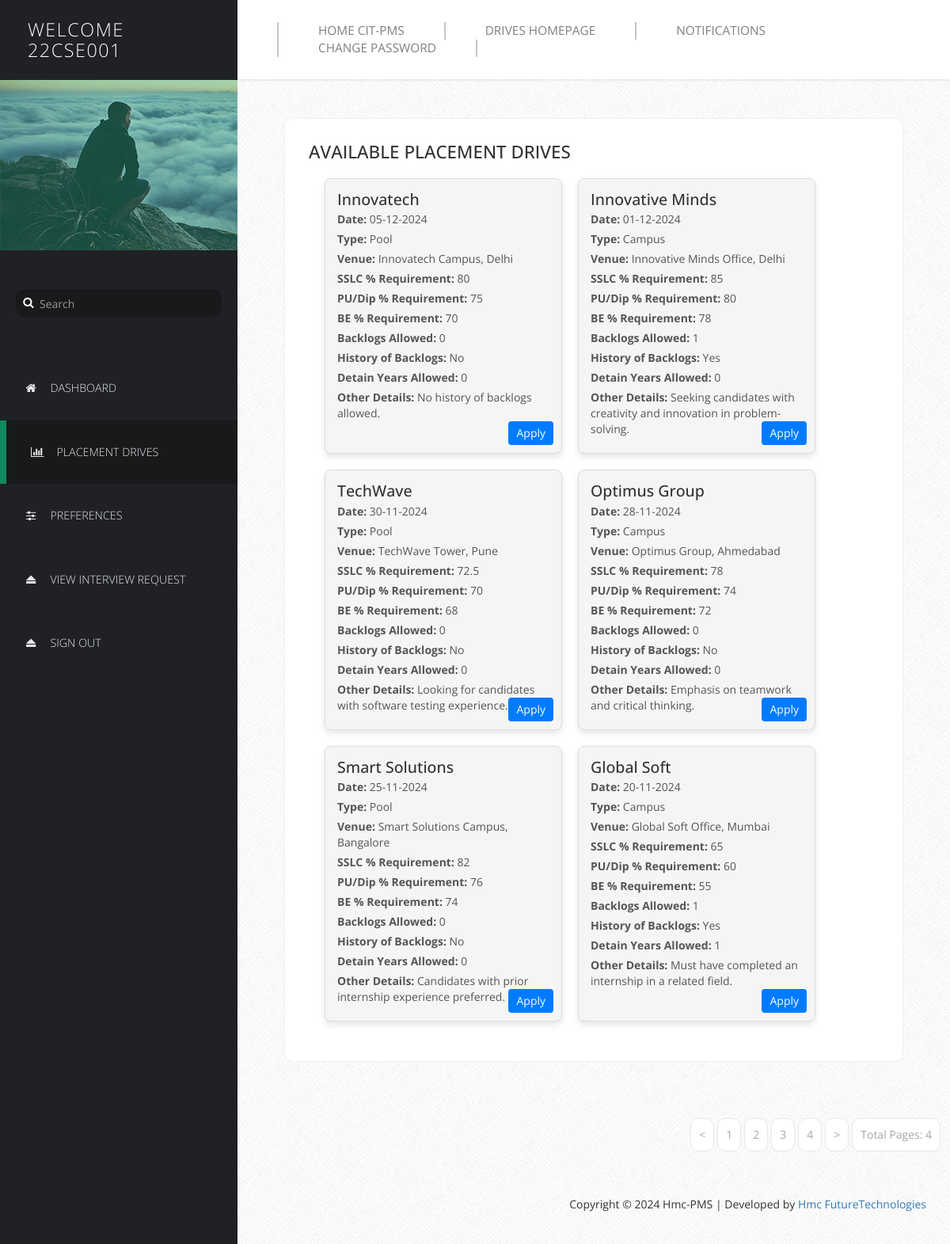
Screenshot of /Profilers/SProfile/placement_drives.php?page=3 (signed in) with the database file from the repository.
### tables this page shows
CREATE TABLE IF NOT EXISTS `addpdrive` (
  `CompanyName` varchar(255) NOT NULL,
  `Date` date NOT NULL,
  `C/P` tinyint(1) NOT NULL DEFAULT '0',
  `PVenue` varchar(255) NOT NULL,
  `SSLC` float NOT NULL,
  `PU/Dip` float NOT NULL,
  `BE` float NOT NULL,
  `Backlogs` int(11) NOT NULL,
  `HofBacklogs` tinyint(1) NOT NULL,
  `DetainYears` int(11) NOT NULL,
  `ODetails` text,
  PRIMARY KEY (`CompanyName`,`Date`)
);

### Profilers/SProfile/placement_drives.php (the view, shortened to what this page needs)
<?php
$servername = "localhost";
$username = "harsh";
$password = "harsh2005";
$dbname = "placement";
$conn = new mysqli($servername, $username, $password, $dbname);
$num_rec_per_page = 6;
$page = isset($_GET['page']) ? (int) $_GET['page'] : 1;
$start_from = ($page - 1) * $num_rec_per_page;
$sql = "SELECT * FROM addpdrive ORDER BY Date DESC LIMIT $start_from, $num_rec_per_page";
$result = $conn->query($sql);
$stmt = $conn->prepare("SELECT COUNT(*) FROM addpdrive");
$stmt->execute();
$total_records = $stmt->get_result()->fetch_row()[0];
$total_pages = ceil($total_records / $num_rec_per_page);
?>
<!DOCTYPE html>
<html lang="en">
<head>
    <link href="css/font-awesome.min.css" rel="stylesheet">
    <link href="css/bootstrap.min.css" rel="stylesheet">
    <link href="css/templatemo-style.css" rel="stylesheet">
</head>
<body>
    <div class="templatemo-flex-row">
        <div class="templatemo-sidebar">
            <header class="templatemo-site-header">
                <?php
                $Welcome = "Welcome";
                echo "<h1>" . $Welcome . "<br>" . $_SESSION['username'] . "</h1>";
                ?>
            </header>
            <div class="profile-photo-container">
                <img src="images/profile-photo.jpg" alt="Profile Photo" class="img-responsive">
                <div class="profile-photo-overlay"></div>
            </div>
            <form class="templatemo-search-form" role="search">
                <div class="input-group">
                    <button type="submit" class="fa fa-search"></button>
                    <input type="text" class="form-control" placeholder="Search" name="srch-term" id="srch-term">
                </div>
            </form>
            <nav class="templatemo-left-nav">
                <ul>
                    <li>
                        <a href="login.php" ><i class="fa fa-home fa-fw"></i>Dashboard</a>
                    </li>
                    <li>
                        <a href="placement_drives.php" class="active"><i class="fa fa-bar-chart fa-fw"></i>Placement Drives</a>
                    </li>
                    <li>
                        <a href="preferences.php"><i class="fa fa-sliders fa-fw"></i>Preferences</a>
                    </li>
                    <li>
              <a href="viewintr.php"><i class="fa fa-eject fa-fw"></i>View Interview Request</a>
            </li>
                    <li>
                        <a href="logout.php"><i class="fa fa-eject fa-fw"></i>Sign Out</a>
                    </li>
                </ul>
            </nav>
        </div>
        <div class="templatemo-content col-1 light-gray-bg">
            <div class="templatemo-top-nav-container">
                <div class="row">
                    <nav class="templatemo-top-nav col-lg-12 col-md-12">
                        <ul class="text-uppercase">
                            <li>
                                <a href="../../Homepage/index.php">Home CIT-PMS</a>
                            </li>
                            <li>
                                <a href="../../Drives/index.php">Drives Homepage</a>
                            </li>
                            <li>
                                <a href="Notif.php">Notifications</a>
                            </li>
                            <li>
                                <a href="Change Password.php">Change Password</a>
                            </li>
                        </ul>
                    </nav>
                </div>
            </div>
            <div class="templatemo-content-container">
                <div class="templatemo-content-widget white-bg">
                    <header>
                        <h2 class="text-uppercase">Available Placement Drives</h2>
                    </header>
                    <div class="drive-container">
                        <?php
                       if ($result->num_rows > 0) {
                        while ($row = $result->fetch_assoc()) {
                            echo '<div class="drive-card">';
                            echo '<h3>' . htmlspecialchars($row['CompanyName']) . '</h3>';
                            $date = new DateTime($row['Date']);
                            echo '<p><strong>Date:</strong> ' . htmlspecialchars($date->format('d-m-Y')) . '</p>';
                            echo '<p><strong>Type:</strong> ' . ($row['C/P'] ? "Campus" : "Pool") . '</p>';
                            echo '<p><strong>Venue:</strong> ' . htmlspecialchars($row['PVenue']) . '</p>';
                            echo '<p><strong>SSLC % Requirement:</strong> ' . htmlspecialchars($row['SSLC']) . '</p>';
                            echo '<p><strong>PU/Dip % Requirement:</strong> ' . htmlspecialchars($row['PU/Dip']) . '</p>';
                            echo '<p><strong>BE % Requirement:</strong> ' . htmlspecialchars($row['BE']) . '</p>';
                            echo '<p><strong>Backlogs Allowed:</strong> ' . htmlspecialchars($row['Backlogs']) . '</p>';
                            echo '<p><strong>History of Backlogs:</strong> ' . ($row['HofBacklogs'] ? "Yes" : "No") . '</p>';
                            echo '<p><strong>Detain Years Allowed:</strong> ' . htmlspecialchars($row['DetainYears']) . '</p>';
                            if (!empty($row['ODetails'])) {
                                echo '<p><strong>Other Details:</strong> ' . htmlspecialchars($row['ODetails']) . '</p>';
                            }
                            echo '<a href="apply.php?company=' . urlencode($row['CompanyName']) . '&date=' . urlencode($row['Date']) . '" class="apply-btn">Apply</a>';
                            echo '</div>';
                        }
                    } else {
                        echo "<p>No drives available at the moment.</p>";
                    }
                        ?>
                    </div>
                </div>
            </div>
            <div class="pagination-wrap">
                <ul class="pagination">
                    <?php if ($page > 1): ?>
                        <li><a href='placement_drives.php?page=<?php echo $page - 1; ?>'>&lt;</a></li>
                    <?php endif; ?>
                    <?php for ($i = 1; $i <= $total_pages; $i++): ?>
                        <li>
                            <a href='placement_drives.php?page=<?php echo $i; ?>' <?php if ($i == $page)
                                   echo "class='active'"; ?>><?php echo $i; ?></a>
                        </li>
                    <?php endfor; ?>
                    <?php if ($page < $total_pages): ?>
                        <li><a href='placement_drives.php?page=<?php echo $page + 1; ?>'>&gt;</a></li>
                    <?php endif; ?>
                    <li><a>Total Pages: <?php echo $total_pages; ?></a></li>
                </ul>
            </div>
            <footer class="text-right">
                <footer class="text-right">
                    <p>Copyright &copy; 2024 Hmc-PMS | Developed by
                        <a href="#" target="_parent">Hmc FutureTechnologies</a>
                    </p>
                </footer>
        </div>
    </div>
</body>
</html>

### Profilers/SProfile/css/templatemo-style.css (style rules this page uses)
* { font-family: 'Open Sans', sans-serif; }
body { font-size: 13px; }
body, .templatemo-left-nav { background: #1f2124; }
h1, h2, h3 { margin: 0; }
h2 { font-size: 1.6em; }
h3 { color: #7f7f7f; font-size: 1.4em; }
ul { list-style-type: none; margin: 0; padding: 0; }
nav li { font-size: 1.1em; list-style: none; text-transform: uppercase; }
.white-bg { background-color: white; }
.light-gray-bg { font-family:"Trebuchet MS", "Myriad Pro", Arial, sans-serif; font-size:14px; background:#f4f4f4 url(../images/bg.png) repeat top left; color:#333; overflow-y:scroll; }
footer { padding: 15px; }
.templatemo-sidebar { width: 300px; }
.templatemo-site-header { margin: 25px 30px; }
.templatemo-site-header h1 { color: white; display: inline-block; font-size: 1.8em; font-weight: 300; letter-spacing: 1.5px; margin: 0 5px; text-transform: uppercase; vertical-align: middle; }
.profile-photo-container { position: relative; }
.profile-photo-overlay { background-color: rgba(4, 152, 114, 0.35); position: absolute; top: 0; left: 0; width: 100%; height: 100%; transition: all 0.3s ease; }
.templatemo-search-form { font-size: 1.1em; margin: 50px 20px; }
.templatemo-search-form .input-group { width: 100%; }
.templatemo-search-form .input-group .form-control { background-color: #18191b; border: none; border-radius: 10px; color: #DDD; padding-left: 30px; }
.templatemo-search-form .input-group { position: relative; }
.fa-search { height:32px; width:32px; border: none; cursor: pointer; color:white; background:transparent; position:absolute; top: 0; left: 0; z-index: 100; }
.templatemo-left-nav li { font-weight: 300; }
.templatemo-left-nav a.active, .templatemo-left-nav a:hover { background: #18191b; border-left: 8px solid #13895F; }
.templatemo-left-nav a { color: #e9e9ea; display: block; padding: 30px; transition: all 0.3s ease; }
.templatemo-left-nav .fa { margin-right: 15px; }
.templatemo-top-nav-container { background-color: white; padding: 28px 50px; box-shadow: 0px 0px 2px 2px rgba(161, 159, 159, 0.18); }
.templatemo-top-nav li { float: left; list-style: none; }
.templatemo-top-nav a { color: #7f7f7f; display: block; padding: 0 50px; border-left: 2px solid #c5c5c5; }
.templatemo-top-nav li:last-child a { border-right: 2px solid #c5c5c5; }
.templatemo-content { margin-top: 0px; min-height: 600px; padding: 0; overflow-x: hidden; }
.templatemo-content-container { padding: 40px 50px; }
.templatemo-flex-row { display: -webkit-flex; display: -ms-flexbox; display: flex; }
.col-1 { -webkit-flex: 1; -ms-flex: 1; flex: 1; }
.templatemo-content-widget { border-radius: 10px; padding: 30px; position: relative; margin: 10px; box-shadow: 0px 0px 1px 1px rgba(161, 159, 159, 0.1); }
.pagination-wrap { margin-right: 10px; text-align: right; }
.pagination>li>a { border-color: #E9E8E8; color: #a6a6a6; margin: 2px; padding: 10px; }
.pagination>li>a, .pagination>li:first-child>a, .pagination>li:last-child>a { border-radius: 10px; }
@media only screen and (min-width: 768px) { .templatemo-left-nav { display: block !important; } }

### Profilers/SProfile/placement_drives.php (style rules this page uses)
.drive-container { display: flex; flex-wrap: wrap; gap: 20px; padding: 20px; }
.drive-card { background-color: #f5f5f5; border: 1px solid #ddd; padding: 15px; width: 100%; max-width: 300px; border-radius: 8px; box-shadow: 0 4px 8px rgba(0, 0, 0, 0.1); position: relative; }
.drive-card h3 { margin-top: 0; color: #333; }
.drive-card p { margin: 5px 0; color: #555; }
.apply-btn { position: absolute; bottom: 10px; right: 10px; padding: 5px 10px; color: #fff; background-color: #007bff; border: none; border-radius: 4px; cursor: pointer; text-decoration: none; }

### rows the page displays
addpdrive: CompanyName "Innovatech", Date "05-12-2024", C/P "Pool", PVenue "Innovatech Campus, Delhi", SSLC "80", value "75", BE "70", Backlogs "0", HofBacklogs "No", DetainYears "0", ODetails "No history of backlogs allowed."
addpdrive: CompanyName "Innovative Minds", Date "01-12-2024", C/P "Campus", PVenue "Innovative Minds Office, Delhi", SSLC "85", value "80", BE "78", Backlogs "1", HofBacklogs "Yes", DetainYears "0", ODetails "Seeking candidates with creativity and innovation in problem-solving."
addpdrive: CompanyName "TechWave", Date "30-11-2024", C/P "Pool", PVenue "TechWave Tower, Pune", SSLC "72.5", value "70", BE "68", Backlogs "0", HofBacklogs "No", DetainYears "0", ODetails "Looking for candidates with software testing experience."
addpdrive: CompanyName "Optimus Group", Date "28-11-2024", C/P "Campus", PVenue "Optimus Group, Ahmedabad", SSLC "78", value "74", BE "72", Backlogs "0", HofBacklogs "No", DetainYears "0", ODetails "Emphasis on teamwork and critical thinking."
addpdrive: CompanyName "Smart Solutions", Date "25-11-2024", C/P "Pool", PVenue "Smart Solutions Campus, Bangalore", SSLC "82", value "76", BE "74", Backlogs "0", HofBacklogs "No", DetainYears "0", ODetails "Candidates with prior internship experience preferred."
addpdrive: CompanyName "Global Soft", Date "20-11-2024", C/P "Campus", PVenue "Global Soft Office, Mumbai", SSLC "65", value "60", BE "55", Backlogs "1", HofBacklogs "Yes", DetainYears "1", ODetails "Must have completed an internship in a related field."

### other values shown
$Welcome "WELCOME"
$_SESSION['username'] "22CSE001"
$total_pages "4"
